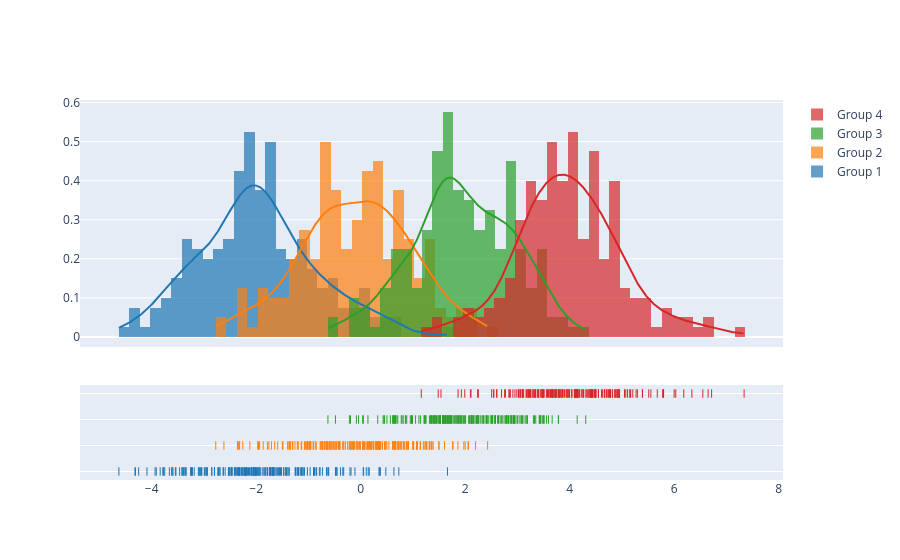

Notebook code cell kept with this figure:
### Code cell
import plotly.figure_factory as ff

# Add histogram data
x1 = np.random.randn(200) - 2
x2 = np.random.randn(200)
x3 = np.random.randn(200) + 2
x4 = np.random.randn(200) + 4

# Group data together
hist_data = [x1, x2, x3, x4]

group_labels = ['Group 1', 'Group 2', 'Group 3', 'Group 4']

# Create distplot with custom bin_size
fig = ff.create_distplot(hist_data, group_labels, bin_size=.2)
fig.show()

### Figure 1 — Plotly figure (JSON) as saved in the notebook; plotly's stock layout.template omitted (floating-point values rounded to 4 significant figures; data arrays with more than 128 entries replaced by an {"elided": "..."} marker saying what was removed)
{"data": [{"autobinx": false, "histnorm": "probability density", "legendgroup": "Group 1", "marker": {"color": "rgb(31, 119, 180)"}, "name": "Group 1", "opacity": 0.7, "type": "histogram", "x": {"elided": "200 float values"}, "xaxis": "x", "xbins": {"end": 1.661, "size": 0.2, "start": -4.627}, "yaxis": "y"}, {"autobinx": false, "histnorm": "probability density", "legendgroup": "Group 2", "marker": {"color": "rgb(255, 127, 14)"}, "name": "Group 2", "opacity": 0.7, "type": "histogram", "x": {"elided": "200 float values"}, "xaxis": "x", "xbins": {"end": 2.43, "size": 0.2, "start": -2.773}, "yaxis": "y"}, {"autobinx": false, "histnorm": "probability density", "legendgroup": "Group 3", "marker": {"color": "rgb(44, 160, 44)"}, "name": "Group 3", "opacity": 0.7, "type": "histogram", "x": {"elided": "200 float values"}, "xaxis": "x", "xbins": {"end": 4.307, "size": 0.2, "start": -0.6269}, "yaxis": "y"}, {"autobinx": false, "histnorm": "probability density", "legendgroup": "Group 4", "marker": {"color": "rgb(214, 39, 40)"}, "name": "Group 4", "opacity": 0.7, "type": "histogram", "x": {"elided": "200 float values"}, "xaxis": "x", "xbins": {"end": 7.338, "size": 0.2, "start": 1.16}, "yaxis": "y"}, {"legendgroup": "Group 1", "marker": {"color": "rgb(31, 119, 180)"}, "mode": "lines", "name": "Group 1", "showlegend": false, "type": "scatter", "x": {"elided": "500 float values"}, "xaxis": "x", "y": {"elided": "500 float values"}, "yaxis": "y"}, {"legendgroup": "Group 2", "marker": {"color": "rgb(255, 127, 14)"}, "mode": "lines", "name": "Group 2", "showlegend": false, "type": "scatter", "x": {"elided": "500 float values"}, "xaxis": "x", "y": {"elided": "500 float values"}, "yaxis": "y"}, {"legendgroup": "Group 3", "marker": {"color": "rgb(44, 160, 44)"}, "mode": "lines", "name": "Group 3", "showlegend": false, "type": "scatter", "x": {"elided": "500 float values"}, "xaxis": "x", "y": {"elided": "500 float values"}, "yaxis": "y"}, {"legendgroup": "Group 4", "marker": {"color": "rgb(214, 39, 40)"}, "mode": "lines", "name": "Group 4", "showlegend": false, "type": "scatter", "x": {"elided": "500 float values"}, "xaxis": "x", "y": {"elided": "500 float values"}, "yaxis": "y"}, {"legendgroup": "Group 1", "marker": {"color": "rgb(31, 119, 180)", "symbol": "line-ns-open"}, "mode": "markers", "name": "Group 1", "showlegend": false, "type": "scatter", "x": {"elided": "200 float values"}, "xaxis": "x", "y": {"elided": "200 str values"}, "yaxis": "y2"}, {"legendgroup": "Group 2", "marker": {"color": "rgb(255, 127, 14)", "symbol": "line-ns-open"}, "mode": "markers", "name": "Group 2", "showlegend": false, "type": "scatter", "x": {"elided": "200 float values"}, "xaxis": "x", "y": {"elided": "200 str values"}, "yaxis": "y2"}, {"legendgroup": "Group 3", "marker": {"color": "rgb(44, 160, 44)", "symbol": "line-ns-open"}, "mode": "markers", "name": "Group 3", "showlegend": false, "type": "scatter", "x": {"elided": "200 float values"}, "xaxis": "x", "y": {"elided": "200 str values"}, "yaxis": "y2"}, {"legendgroup": "Group 4", "marker": {"color": "rgb(214, 39, 40)", "symbol": "line-ns-open"}, "mode": "markers", "name": "Group 4", "showlegend": false, "type": "scatter", "x": {"elided": "200 float values"}, "xaxis": "x", "y": {"elided": "200 str values"}, "yaxis": "y2"}], "layout": {"barmode": "overlay", "hovermode": "closest", "legend": {"traceorder": "reversed"}, "xaxis": {"anchor": "y2", "domain": [0.0, 1.0], "zeroline": false}, "yaxis": {"anchor": "free", "domain": [0.35, 1], "position": 0.0}, "yaxis2": {"anchor": "x", "domain": [0, 0.25], "dtick": 1, "showticklabels": false}}}
